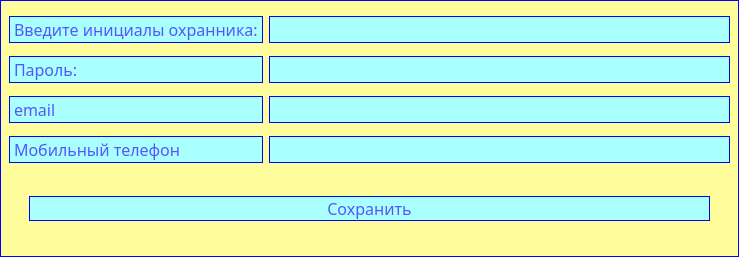
<?xml version="1.0" encoding="UTF-8"?>
<ui version="4.0">
 <class>SecurityWindow</class>
 <widget class="QMainWindow" name="SecurityWindow">
  <property name="geometry">
   <rect>
    <x>0</x>
    <y>0</y>
    <width>739</width>
    <height>257</height>
   </rect>
  </property>
  <property name="windowTitle">
   <string>Добавить охранника</string>
  </property>
  <property name="styleSheet">
   <string notr="true">background-color: rgb(255, 252, 155);
border: 1px solid blue;
font: 63 12pt Lucida Sans;
color: rgb(85, 85, 255);</string>
  </property>
  <widget class="QWidget" name="centralwidget">
   <layout class="QGridLayout" name="gridLayout">
    <item row="0" column="0">
     <widget class="QLabel" name="login_label">
      <property name="styleSheet">
       <string notr="true">background-color: rgb(170, 255, 255);</string>
      </property>
      <property name="text">
       <string>Введите инициалы охранника:</string>
      </property>
     </widget>
    </item>
    <item row="0" column="1">
     <widget class="QLineEdit" name="logi_input">
      <property name="styleSheet">
       <string notr="true">background-color: rgb(170, 255, 255);</string>
      </property>
     </widget>
    </item>
    <item row="1" column="0">
     <widget class="QLabel" name="password_label">
      <property name="styleSheet">
       <string notr="true">background-color: rgb(170, 255, 255);</string>
      </property>
      <property name="text">
       <string>Пароль:</string>
      </property>
     </widget>
    </item>
    <item row="1" column="1">
     <widget class="QLineEdit" name="password_input">
      <property name="styleSheet">
       <string notr="true">background-color: rgb(170, 255, 255);</string>
      </property>
     </widget>
    </item>
    <item row="2" column="0">
     <widget class="QLabel" name="email_label">
      <property name="styleSheet">
       <string notr="true">background-color: rgb(170, 255, 255);</string>
      </property>
      <property name="text">
       <string>email</string>
      </property>
     </widget>
    </item>
    <item row="2" column="1">
     <widget class="QLineEdit" name="email_input">
      <property name="styleSheet">
       <string notr="true">background-color: rgb(170, 255, 255);</string>
      </property>
     </widget>
    </item>
    <item row="3" column="0">
     <widget class="QLabel" name="phone_label">
      <property name="styleSheet">
       <string notr="true">background-color: rgb(170, 255, 255);</string>
      </property>
      <property name="text">
       <string>Мобильный телефон</string>
      </property>
     </widget>
    </item>
    <item row="3" column="1">
     <widget class="QLineEdit" name="phone_input">
      <property name="styleSheet">
       <string notr="true">background-color: rgb(170, 255, 255);</string>
      </property>
     </widget>
    </item>
    <item row="4" column="0" colspan="2">
     <widget class="QPushButton" name="pushButton">
      <property name="cursor">
       <cursorShape>PointingHandCursor</cursorShape>
      </property>
      <property name="styleSheet">
       <string notr="true">background-color: rgb(170, 255, 255);
margin: 20px;</string>
      </property>
      <property name="text">
       <string>Сохранить</string>
      </property>
     </widget>
    </item>
   </layout>
  </widget>
 </widget>
 <resources/>
 <connections/>
</ui>
